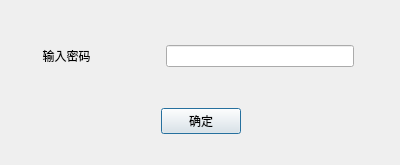
<?xml version="1.0" encoding="UTF-8"?>
<ui version="4.0">
 <class>DialogEnterPasswd</class>
 <widget class="QDialog" name="DialogEnterPasswd">
  <property name="geometry">
   <rect>
    <x>0</x>
    <y>0</y>
    <width>400</width>
    <height>165</height>
   </rect>
  </property>
  <property name="windowTitle">
   <string>密码验证</string>
  </property>
  <widget class="QWidget" name="">
   <property name="geometry">
    <rect>
     <x>10</x>
     <y>10</y>
     <width>381</width>
     <height>161</height>
    </rect>
   </property>
   <layout class="QVBoxLayout" name="verticalLayout">
    <item>
     <layout class="QHBoxLayout" name="horizontalLayout" stretch="3,1,5,1">
      <item>
       <widget class="QLabel" name="label">
        <property name="sizePolicy">
         <sizepolicy hsizetype="Preferred" vsizetype="Fixed">
          <horstretch>0</horstretch>
          <verstretch>0</verstretch>
         </sizepolicy>
        </property>
        <property name="text">
         <string>输入密码</string>
        </property>
        <property name="alignment">
         <set>Qt::AlignCenter</set>
        </property>
       </widget>
      </item>
      <item>
       <spacer name="horizontalSpacer_3">
        <property name="orientation">
         <enum>Qt::Horizontal</enum>
        </property>
        <property name="sizeHint" stdset="0">
         <size>
          <width>40</width>
          <height>20</height>
         </size>
        </property>
       </spacer>
      </item>
      <item>
       <widget class="QLineEdit" name="lineEdit">
        <property name="echoMode">
         <enum>QLineEdit::Password</enum>
        </property>
       </widget>
      </item>
      <item>
       <spacer name="horizontalSpacer_4">
        <property name="orientation">
         <enum>Qt::Horizontal</enum>
        </property>
        <property name="sizeHint" stdset="0">
         <size>
          <width>40</width>
          <height>20</height>
         </size>
        </property>
       </spacer>
      </item>
     </layout>
    </item>
    <item>
     <layout class="QHBoxLayout" name="horizontalLayout_2">
      <item>
       <spacer name="horizontalSpacer">
        <property name="orientation">
         <enum>Qt::Horizontal</enum>
        </property>
        <property name="sizeHint" stdset="0">
         <size>
          <width>40</width>
          <height>20</height>
         </size>
        </property>
       </spacer>
      </item>
      <item>
       <widget class="QPushButton" name="btn_ok">
        <property name="text">
         <string>确定</string>
        </property>
       </widget>
      </item>
      <item>
       <spacer name="horizontalSpacer_2">
        <property name="orientation">
         <enum>Qt::Horizontal</enum>
        </property>
        <property name="sizeHint" stdset="0">
         <size>
          <width>40</width>
          <height>20</height>
         </size>
        </property>
       </spacer>
      </item>
     </layout>
    </item>
   </layout>
  </widget>
 </widget>
 <resources/>
 <connections/>
</ui>
